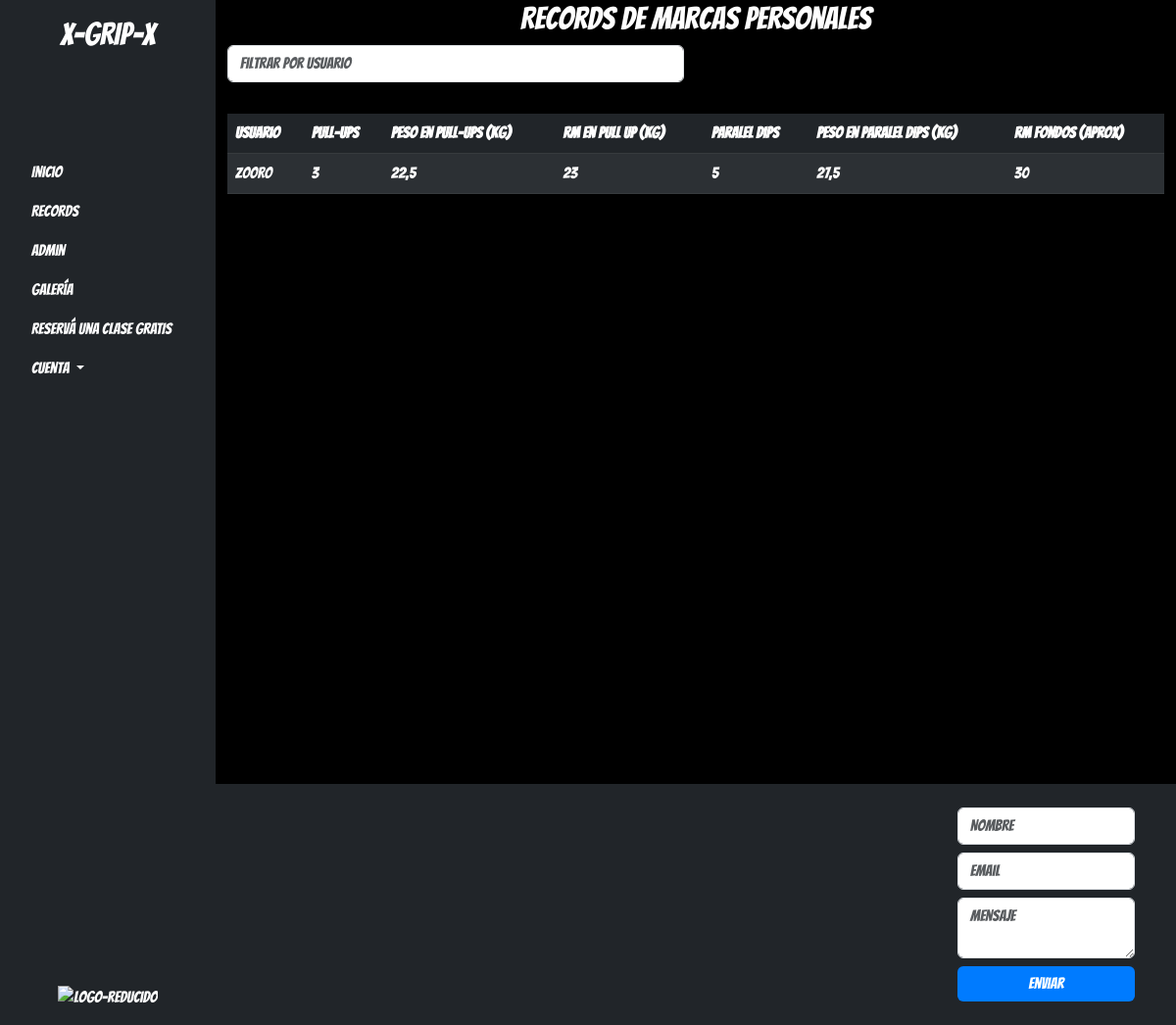
Page /user/records on the earlier database version.
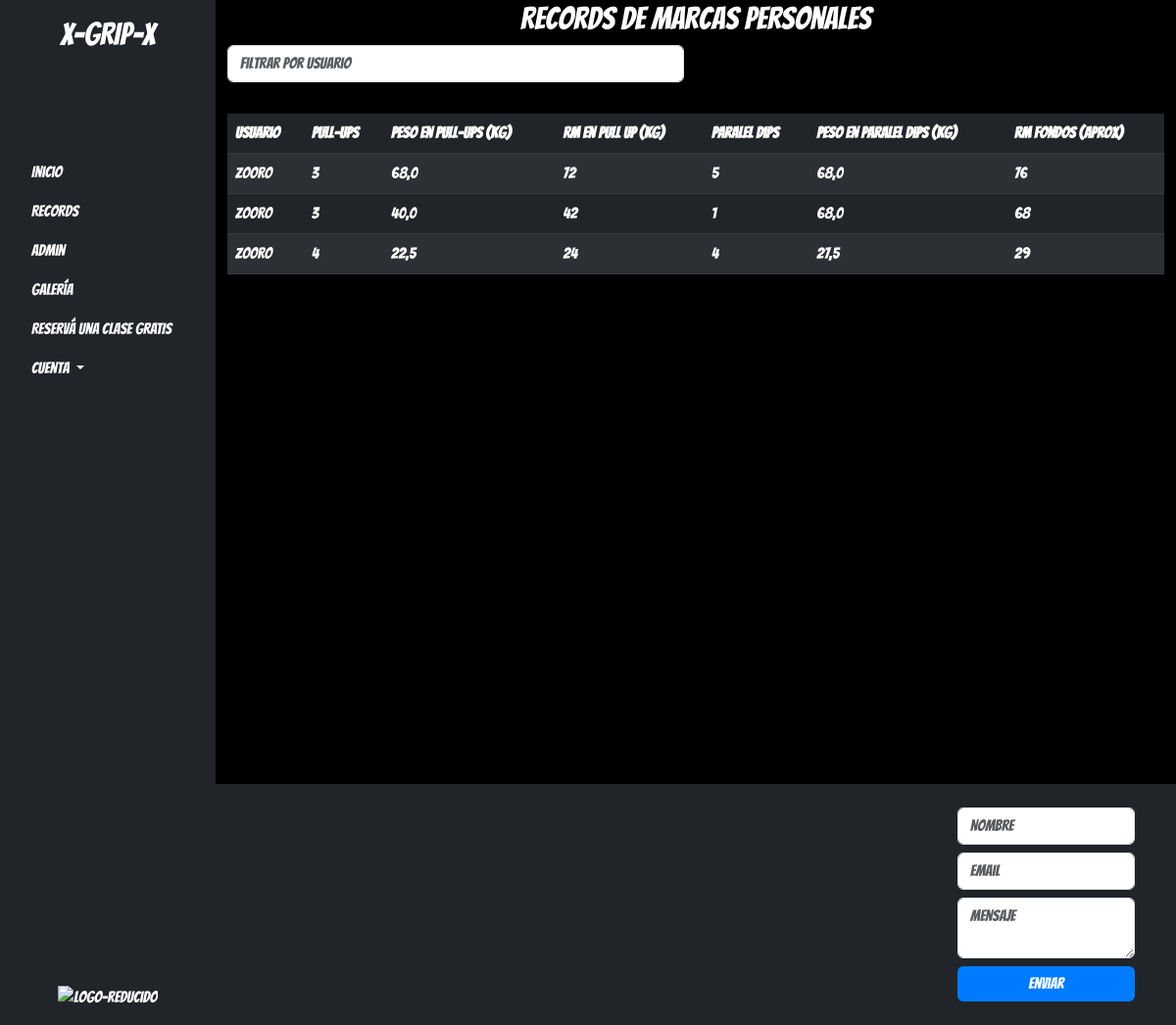
Same page on the later database version.
### data/models.py (models this page shows, shortened)
class PrData(models.Model):
    user = models.ForeignKey(Persona, on_delete=models.CASCADE)
    user_weight = models.FloatField(null=True, blank=True)
    date = models.ForeignKey(DateOfMedition, on_delete=models.PROTECT)
    pull_up = models.IntegerField(null=True, blank=True)
    pull_up_weight = models.FloatField(null=True, blank=True)
    paralel_dips = models.IntegerField(null=True, blank=True)
    paralel_dips_weight = models.FloatField(null=True, blank=True)
    skater_squat = models.IntegerField(null=True, blank=True)
    skater_squat_weight = models.FloatField(null=True, blank=True)
    def maxRepParalelDips(self):
        if isinstance(self.paralel_dips, (int, float)) and isinstance(self.paralel_dips_weight, (int, float)):
            dips_max = int(int(self.paralel_dips_weight) /
                           (1.0278 - (0.0278 * int(self.paralel_dips))))
            return dips_max
        return 0
    def maxRepPullUp(self):
        if isinstance(self.pull_up, (int, float)) and isinstance(self.pull_up_weight, (int, float)):
            pull_max = int(int(self.pull_up_weight) /
                           (1.0278-(0.0278 * int(self.pull_up))))
            return pull_max
        return 0

class Persona(models.Model):
    name = models.CharField(max_length=50, null=False, blank=False)

### data/views.py (the view)
# urls.py: path('records', views.RecordsListView.as_view(), name='records'),
class RecordsListView(ListView):
    model = PrData
    template_name = 'data/records.html'
    def get_queryset(self):
        queryset = super().get_queryset()
        queryset = sorted(
            queryset, key=lambda record: record.maxRepParalelDips(), reverse=True)
        return [record for record in queryset if record.maxRepParalelDips()]

### templates/data/records.html (shortened to what this page needs)
{% extends "index.html" %}
{% load static %}
{% block content %}
<div class="container">
    <h2 class="text-center">Records de Marcas Personales</h2>
    <div class="row mb-3">
        <div class="col-md-6">
            <input type="text" id="userFilter" placeholder="Filtrar por usuario" class="form-control mb-3">
        </div>
    </div>
    <div class="table-responsive">
        <table class="table table-striped">
            <thead class="table-dark">
                <tr>
                    <th scope="col">Usuario</th>
                    <th scope="col">Pull-Ups</th>
                    <th scope="col">Peso en Pull-Ups (kg)</th>
                    <th scope="col">RM en Pull Up (kg)</th>
                    <th scope="col">Paralel Dips</th>
                    <th scope="col">Peso en Paralel Dips (kg)</th>
                    <th scope="col">RM Fondos (aprox)</th>
                </tr>
            </thead>
            <tbody id='recordsTableBody' class="table-dark">
                {% for record in object_list|slice:":10"  %}
                <tr>
                    <td>{{ record.user.name }}</td>
                    <td>{{ record.pull_up }}</td>
                    <td>{{ record.pull_up_weight }}</td>
                    <td>{{ record.maxRepPullUp }}</td>
                    <td>{{ record.paralel_dips }}</td>
                    <td>{{ record.paralel_dips_weight }}</td>
                    <td>{{ record.maxRepParalelDips }}</td>
                </tr>
                {% empty %}
                <tr>
                    <td colspan="5" class="text-center">No hay registros disponibles</td>
                </tr>
                {% endfor %}
            </tbody>
        </table>
    </div>
</div>
{% endblock %}

### templates/index.html (shortened to what this page needs)
<!DOCTYPE html>
<html lang="es">
{% load static %}
<head>
    <link href="https://cdn.jsdelivr.net/npm/bootstrap@5.3.0-alpha1/dist/css/bootstrap.min.css" rel="stylesheet">
    <link rel="stylesheet" href="https://cdnjs.cloudflare.com/ajax/libs/font-awesome/6.0.0-beta3/css/all.min.css">
    <link rel="stylesheet" href={% static 'css/style.css' %}>
</head>
<body>
    <div id="navbar" class="d-flex flex-column flex-shrink-0 p-3 bg-dark sidebar" style="width: 220px;">
        <h2 id="navbar-tittle"class="text-white text-center ">X-GRIP-X</h2>
        <ul id="items-navbar"class="nav nav-pills flex-column mb-auto">
            <li class="nav-item">
                <a href="{% url 'inicio' %}" class="nav-link text-white">Inicio</a>
            </li>
            <li class="nav-item">
                <a href="{% url 'records' %}" class="nav-link text-white">Records</a>
            </li>
            <li>
                <a href='#'class="nav-link text-white">Admin</a>
            </li>
            <li>
                <a href={%url 'ver_horarios'%} class="nav-link text-white">Galería</a>
            </li>
            <li>
                <a href={% url 'reservar' %} class="nav-link text-white">Reservá una clase GRATIS</a>
            </li>
            {%if user.is_authenticated%}
            <li class="nav-item dropdown">
                <a class="nav-link dropdown-toggle text-white" href="#" role="button" data-bs-toggle="dropdown" aria-expanded="false">
                  Mi Cuenta
                </a>
                <ul class="dropdown-menu">
                  <li><a class="dropdown-item" href={%url "profile"%}>Perfil</a></li>
                  <li><a class="dropdown-item" href={%url "account_logout"%}>Cerrar sesión</a></li>
                </ul>
              </li>
              {%else%}
              <li class="nav-item dropdown">
                <a class="nav-link dropdown-toggle text-white" href="#" role="button" data-bs-toggle="dropdown" aria-expanded="false">
                  Cuenta
                </a>
              </li>
            {%endif%}
    </ul>
    <img id="logo-navbar" src={% static "imgs/favicon.ico" %} alt="logo-reducido" />
    </div>
    <div class="content-wrapper">
        <div class="content">
            {% block content %}
            {% endblock %}
        </div>
        </div>
    <footer class="bg-dark text-white py-4">
        <div class="container d-flex justify-content-between align-items-center">
            <div class="socials">
                <a href="#" class="text-white me-3"></a>
                <a href="https://www.instagram.com/pstban10/" class="text-white me-3"></a>
                <a href="#" class="text-white"></a>
            </div>
            <form action="#" method="post" class="d-flex flex-column">
                <input type="text" name="name" placeholder="Nombre" class="form-control mb-2" required>
                <input type="email" name="email" placeholder="Email" class="form-control mb-2" required>
                <textarea name="message" rows="2" placeholder="Mensaje" class="form-control mb-2" required></textarea>
                <button type="submit" class="btn btn-primary">Enviar</button>
            </form>
        </div>
    </footer>
</body>
</html>

### static/css/style.css (style rules this page uses)
body, html { height: 100%; margin: 0; background-color: #000; color: #fff; font-family: "Bangers", system-ui; font-weight: 400; font-style: normal; }
.sidebar { position: fixed; height: 100%; }
.content-wrapper { margin-left: 220px; padding: 0px; display: flex; flex-direction: column; min-height: 100vh; }
.content { flex-grow: 1 }
.btn-primary { background-color: #007bff; border: none; }
#navbar { background-color: #000000; }
#navbar-tittle { font-weight: 90px; }
#items-navbar { margin-top: 50%; }
#logo-navbar { max-width: 160px; max-height: 90px; margin: 0 auto; }

### templates/data/records.html (style rules this page uses)
.table-striped tbody tr:nth-of-type(odd) { background-color: rgba(255, 0, 0, 0.05); }
.table-dark { background-color: #343a40; color: #fff; }
.table-responsive { overflow-x: auto; }

Differences in the rows shown:
added PrData: user.name "zooro", pull_up "3", pull_up_weight "68,0", maxRepPullUp "72", paralel_dips "5", paralel_dips_weight "68,0", maxRepParalelDips "76"
added PrData: user.name "zooro", pull_up "3", pull_up_weight "40,0", maxRepPullUp "42", paralel_dips "1", paralel_dips_weight "68,0", maxRepParalelDips "68"
changed PrData (number 3 of 3 on the later page): pull_up "3" → "4"; maxRepPullUp "23" → "24"; paralel_dips "5" → "4"; maxRepParalelDips "30" → "29"
